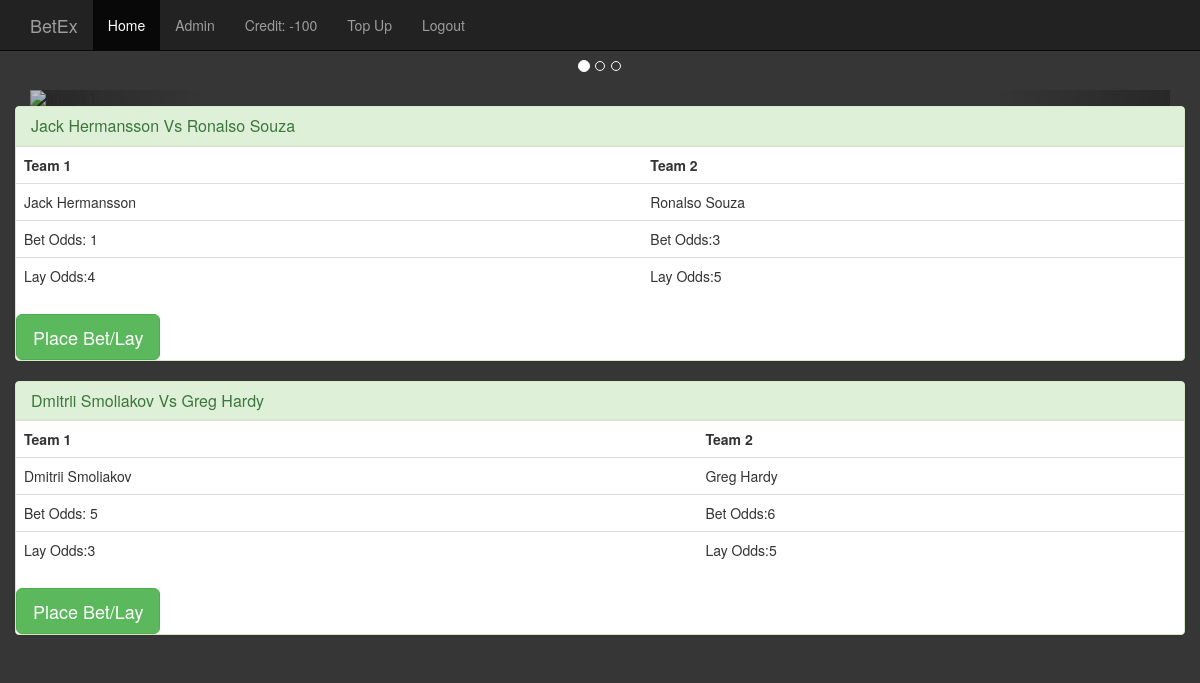
/ (signed in), run on the app's committed database.
### tables this page shows
CREATE TABLE IF NOT EXISTS `users` (
  `id` int(11) NOT NULL AUTO_INCREMENT,
  `first_name` varchar(255) NOT NULL,
  `last_name` varchar(255) NOT NULL,
  `email` varchar(255) NOT NULL,
  `username` varchar(255) NOT NULL,
  `password` text NOT NULL,
  `validation_code` text NOT NULL,
  `active` tinyint(4) NOT NULL DEFAULT '0',
  `credit` int(11) NOT NULL,
  PRIMARY KEY (`id`)
);

CREATE TABLE IF NOT EXISTS `contest` (
  `contestID` int(11) NOT NULL AUTO_INCREMENT,
  `isOpen` tinyint(4) NOT NULL DEFAULT '0',
  `odds_team1` decimal(6,0) NOT NULL,
  `odds_team2` decimal(6,0) NOT NULL,
  `odds_draw` decimal(6,0) NOT NULL,
  `team1` varchar(255) NOT NULL,
  `team2` varchar(255) NOT NULL,
  `memberBets_memberBetID` int(11) NOT NULL,
  `lay_team1` decimal(10,0) NOT NULL,
  `lay_team2` decimal(10,0) NOT NULL,
  `lay_draw` decimal(10,0) NOT NULL,
  PRIMARY KEY (`contestID`)
);

### functions/functions.php (called while the page is built, shortened)
<?php
function logged_in(){
	if(isset($_SESSION['email']) || isset($_COOKIE['email'])){
		return true;
	} else {
		return false;
	}
}
?>

### functions/db.php (called while the page is built, shortened)
<?php
$conn = mysqli_connect('localhost', 'root', '', 'login_db');
function escape($string){
	global $conn;
	return mysqli_real_escape_string($conn, $string);
}
function query($query){
	global $conn;
	return mysqli_query($conn, $query);
}
function fetch_array($result){
	return mysqli_fetch_array($result);
}
?>

### index.php (the view, shortened to what this page needs)
<?php include("includes/header.php") ?>
  <?php include("includes/nav.php") ?>
<div>
  <div class="carousel slide" id=myCarousel data-ride="carousel" data-interval = "10000">
    	<ol class = "carousel-indicators">
    		<li data-target="#myCarousel data-slide-to"0" class="active"></li>
    		<li data-target="#myCarousel data-slide-to"1"></li>
    		<li data-target="#myCarousel data-slide-to"2"></li>
    	</ol>
    	<div class="carousel-inner">
    		<div class="item active">
    			<img src="https://i.imgur.com/NokE99n.jpg" alt="Image 1">
    		</div>
    	</div>
    	<a href="#myCarousel" class="left carousel-control" role="button" data-slide="prev"></a>
    	<a href="#myCarousel" class="right carousel-control" role="button" data-slide="next"></a>
  </div>
  <div>
  <?php
  	if(logged_in()){
			  		$sql = "SELECT contestID, team1, team2, odds_team1, odds_team2, lay_team1, lay_team2, odds_draw, lay_draw FROM contest";
			  		$result = query($sql);
			  		if($result-> num_rows > 0){
			  			while ($row = $result-> fetch_assoc()) {
			  				echo '  <div>
									      <div class = "row">
									        <div class= "panel panel-success">
									          <div class= "panel-heading"><h3   class="panel-title">'.$row['team1'].' Vs '.$row['team2'].'</h3></div>
									          <div class= "body-panel">
									            <table class="table table-dark">
									            <thread>
									              <tr>
									                <th scope="col">Team 1</th>
									                <th scope="col">Team 2</th>
									              </tr>
									              <tr>
									                <td>'.$row['team1'].'</td>
									                <td>'.$row['team2'].'</td>
									              </tr>
									              <tr>
									                <td>Bet Odds: '.$row['odds_team1'].'</td>
									                <td>Bet Odds:'.$row['odds_team2'].'</td>
									              </tr>
									              <tr>
									                <td>Lay Odds:'.$row['lay_team1'].'</td>
									                <td>Lay Odds:'.$row['lay_team2'].'</td>
									              </tr>
									            </table>
									            <button type="button" class="btn btn-success btn-lg" data-toggle="modal" data-target="#myModal">Place Bet/Lay</button>
									                    <h4 class="modal-title">'.$row['team1'].' Vs. '.$row['team2'].'</h4>
									                        '.$row['team1'].'
									                            '.$row['odds_team1'].'
									                            '.$row['lay_team1'].'
									                                <input class="form-control" type="number" id="example-number-input" value="'.$row['odds_team1'].'">
									                                <input class="form-control" type="number" id="example-number-input" value="'.$row['lay_team1'].'">
																	    '.$row['odds_draw'].'
																	   '.$row['lay_draw'].'
																			  	<input class="form-control" type="number" id="example-number-input" value="'.$row['odds_draw'].'">
																			  	<input class="form-control" type="number" id="example-number-input" value="'.$row['lay_draw'].'">
														      	'.$row['team2'].'
																	    '.$row['odds_team2'].'
																	    '.$row['lay_team2'].'
																			  	<input class="form-control" type="number" id="example-number-input" value="'.$row['odds_team2'].'">
																			  	<input class="form-control" type="number" id="example-number-input value="'.$row['lay_team2'].'"">
									            </div>
									          </div>
									        </div>
									        </div>
       										';
       							}
			  			}
			  		}
			  	?>
	</div>
</div>
<?php include("includes/footer.php") ?>

### includes/nav.php (shortened to what this page needs)
<nav class="navbar navbar-inverse navbar-fixed-top">
      <div class="container">
        <div class="navbar-header">
          <a class="navbar-brand" href="index.php">BetEx</a>
        </div>
        <div id="navbar" class="collapse navbar-collapse">
          <ul class="nav navbar-nav">
            <?php if(logged_in()):?>
              <li class="active"><a href="index.php">Home</a></li>
              <li><a href="admin.php">Admin</a></li>
              <li><a>Credit: <?php
                            $sql = "SELECT users.credit FROM users WHERE email = '".escape($_SESSION['email'])."'";
                            $result = query($sql);
                            $row = fetch_array($result);
                            $contestID  = $row['credit'];
                            echo $contestID;
                             ?></a></li>
              <li><a href="credit.php">Top Up</a></li>
              <li><a href="logout.php">Logout</a></li>
            <?php endif; ?>
          </ul>
        </div>
      </div>
    </nav>

### css/style.css (style rules this page uses)
body { padding-top: 90px; }

### includes/header.php (style rules this page uses)
body { background: #363636 !important; }

### data on the page
users: credit "-100"
contest: team1 "Jack Hermansson", team2 "Ronalso Souza", odds_team1 "1", odds_team2 "3", lay_team1 "4", lay_team2 "5"
contest: team1 "Dmitrii Smoliakov", team2 "Greg Hardy", odds_team1 "5", odds_team2 "6", lay_team1 "3", lay_team2 "5"
